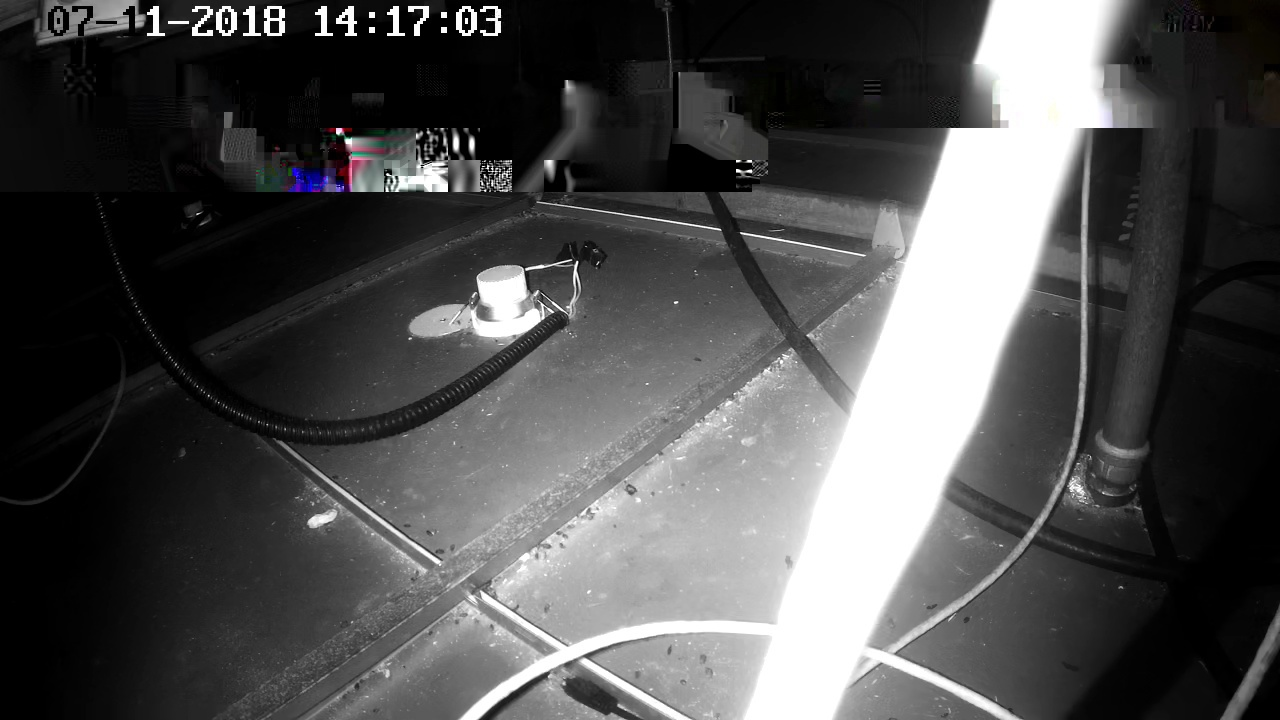
#> input picture test/rec_pic/10166.jpg, 1280 x 720 px, given in place of the camera
$ python main.py   (older library calls are emulated)
#> lines starting #> are read from the running program, lines starting #| are printed output that depends on the picture
### tools/csk_test/csk.py
import numpy as np

class CSK:
    def __init__(self):
        self.eta = 0.075
        self.sigma = 0.2
        self.lmbda = 0.01

    def init(self,frame,x1,y1,width,height):
        # Save position and size of bbox
        self.x1 = x1
        self.y1 = y1
        self.width = width if width%2==0 else width-1
        self.height = height if height%2==0 else height-1

        # Crop & Window
        self.x = self.crop(frame,x1,y1,self.width,self.height)

        # Generate regression target
        self.y = self.target(self.width,self.height)
        self.prev = np.unravel_index(np.argmax(self.y, axis=None), self.y.shape) # Maximum position

        # Training
        self.alphaf = self.training(self.x,self.y,self.sigma,self.lmbda)

    # [24 lines left out: function update, not called in this run]


    def dgk(self, x1, x2, sigma):
        c = np.fft.fftshift(np.fft.ifft2(np.fft.fft2(x1)*np.conj(np.fft.fft2(x2))))
        d = np.dot(np.conj(x1.flatten(1)),x1.flatten(1)) + np.dot(np.conj(x2.flatten(1)),x2.flatten(1)) - 2*c
        k = np.exp(-1/sigma**2*np.abs(d)/np.size(x1))
        return k

    def training(self, x, y, sigma, lmbda):
        k = self.dgk(x, x, sigma)
        alphaf = np.fft.fft2(y)/(np.fft.fft2(k)+lmbda)
        return alphaf

    # [4 lines left out: function detection, not called in this run]

    def window(self,img):
        height = img.shape[0]
        width = img.shape[1]

        j = np.arange(0,width)
        i = np.arange(0,height)
        J, I = np.meshgrid(j,i)
        window = np.sin(np.pi*J/width)*np.sin(np.pi*I/height)
        windowed = window*((img/255)-0.5)

        return windowed

    def crop(self,img,x1,y1,width,height):
        pad_y = [0,0]
        pad_x = [0,0]

        if (y1-height/2) < 0:
            y_up = 0
            pad_y[0] = int(-(y1-height/2))
        else:
            y_up = int(y1-height/2)

        if (y1+3*height/2) > img.shape[0]:
            y_down = img.shape[0]
            pad_y[1] = int((y1+3*height/2) - img.shape[0])
        else:
            y_down = int(y1+3*height/2)

        if (x1-width/2) < 0:
            x_left = 0
            pad_x[0] = int(-(x1-width/2))
        else:
            x_left = int(x1-width/2)

        if (x1+3*width/2) > img.shape[1]:
            x_right = img.shape[1]
            pad_x[1] = int((x1+3*width/2) - img.shape[1])
        else:
            x_right = int(x1+3*width/2)

        cropped = img[y_up:y_down,x_left:x_right]
        padded = np.pad(cropped,(pad_y,pad_x),'edge')
        windowed = self.window(padded)
        return windowed

    def target(self,width,height):
        double_height = 2 * height
        double_width = 2 * width
        s = np.sqrt(double_height*double_width)/16

        j = np.arange(0,double_width)
        i = np.arange(0,double_height)
        J, I = np.meshgrid(j,i)
        y = np.exp(-((J-width)**2+(I-height)**2)/s**2)

        return y

### tools/csk_test/main.py
import datetime

import csk
import numpy as np
from scipy.misc import imread, imsave
import cv2 # (Optional) OpenCV for drawing bounding boxes

length = 472 # sequence length

# 1st frame's groundtruth information
x1 = 255 # position x of the top-left corner of bounding box
y1 = 402 # position y of the top-left corner of bounding box
width = 74 # the width of bounding box
height = 55 # the height of bounding box

sequence_path = "" # your sequence path
save_path = "" # your save path

tracker = csk.CSK() # CSK instance
i=0

vi=cv2.VideoCapture(0)
while True:

    ret,frame=vi.read()
#> frame is the input picture: shape (720, 1280, 3); mean B, G, R 79, 78.9, 79
    # frame = imread(sequence_path+"%04d.jpg"%i)
    i+=1
    frame=cv2.cvtColor(frame, cv2.COLOR_BGR2GRAY)
#> frame: shape (720, 1280)
    if i == 1: # 1st frame
        print(str(i)) # progress
        tracker.init(frame,x1,y1,width,height) # initialize CSK tracker with GT bounding box
#> in crop, `cropped = img[y_up:y_down,x_left:x_right]`:
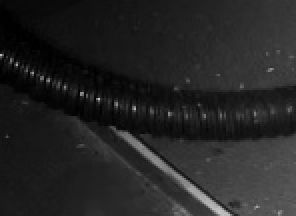
#> cropped: shape (108, 148) (shown 2 times larger); min 0, max 196, mean 36.6
#> in window, `windowed = window*((img/255)-0.5)`:
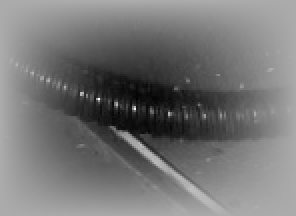
#> windowed: shape (108, 148) float64 (shown 2 times larger); min -0.471, max 0.229, mean -0.148; drawn with min black and max white
#> (the run stopped early here; a loop or call above may not have finished)
